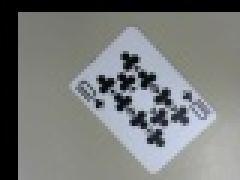
#> input picture data/10_club_14_trans4.jpg, 80 x 60 px (shown 3 times larger); its folder holds 4 pictures in this run
$ python card_datatraining.py   (Python 2 division)   (older library calls are emulated)
#> lines starting #> are read from the running program, lines starting #| are printed output that depends on the picture
import numpy as np
import cv2
import matplotlib.pyplot as plt
import glob
from sklearn.svm import SVC
from sklearn import neighbors
from sklearn.neural_network import MLPClassifier
from sklearn.cross_validation import cross_val_score, KFold
from scipy.stats import sem
from sklearn import metrics
from scipy.ndimage import zoom
from matplotlib.patches import Rectangle
from sklearn.preprocessing import StandardScaler

# different machine learning algrithom
svc_1 = SVC(kernel='linear', decision_function_shape='ovo')
knn = neighbors.KNeighborsClassifier(n_neighbors=5)
nn = MLPClassifier(solver='lbfgs', alpha=1e-5, hidden_layer_sizes=(15,), random_state=1)

# Get labels
def getlabel(name):

    if name == 'data/Ace':
        im_label = '1'
    elif name == 'data/2':
        im_label = '2'
    elif name == 'data/3':
        im_label = '3'
    elif name == 'data/4':
        im_label = '4'
    elif name == 'data/5':
        im_label = '5'
    elif name == 'data/6':
        im_label = '6'
    elif name == 'data/7':
        im_label = '7'
    elif name == 'data/8':
        im_label = '8'
    elif name == 'data/9':
        im_label = '9'
    elif name == 'data/10':
        im_label = '10'
    elif name == 'data/Jack':
        im_label = '11'
    elif name == 'data/Queen':
        im_label = '12'
    elif name == 'data/King':
        im_label = '13'

    return im_label

# get features based on SIFT features
def getSIFTfeatures(input_img):

    # gray = cv2.cvtColor(input_img, cv2.COLOR_BGR2GRAY)
    sift = cv2.SIFT()
    step_size = 10
    newimg = input_img
    # newimg = zoom(gray, (200. / gray.shape[0], 200. / gray.shape[1]))
    kp = [cv2.KeyPoint(x, y, step_size) for y in range(0, newimg.shape[0], step_size)
                                        for x in range(0, newimg.shape[1], step_size)]
    kp, dense = sift.compute(newimg, kp)
    im_mat = dense

    return im_mat

# get features based on edge
def getEdgefeatures(input_img):

    gray = cv2.cvtColor(input_img, cv2.COLOR_BGR2GRAY)
    input_img = zoom(gray, (300. / gray.shape[0], 400. / gray.shape[1]))
    edges = cv2.Canny(input_img,100,200)

    return edges


# ecaluate by 10-fold cross validation
def evaluate_cross_validation(clf, X, y, K):
    # create a k-fold cross validation iterator
    cv = KFold(len(y), K, shuffle=True, random_state=0)
    # by default the score used is the one returned by score method of the estimator (accuracy)
    scores = cross_val_score(clf, X, y, cv=cv)
    print clf
    print (scores)
    print ("Mean score: {0:.3f} (+/-{1:.3f})".format(
        np.mean(scores), sem(scores)))

# training and evaluting
def train_and_evaluate(clf, X_train, X_test, y_train, y_test):

    clf.fit(X_train, y_train)

    print ("Accuracy on training set:")
    print (clf.score(X_train, y_train))
    print ("Accuracy on testing set:")
    print (clf.score(X_test, y_test))

    y_pred = clf.predict(X_test)

    print ("Classification Report:")
    print (metrics.classification_report(y_test, y_pred))
    print ("Confusion Matrix:")
    print (metrics.confusion_matrix(y_test, y_pred))


def main():

    # image preprocessing
    image_list = []
    image_data = []
    image_label = []
    length = []
    scaler = StandardScaler()

    for filename in glob.glob('data/*.jpg'):
        name = filename.split("_")
        label = getlabel(name[0])
        input_img = cv2.imread(filename)
#> input_img is the input picture: shape (60, 80, 3); mean B, G, R 121.5, 122.8, 120.2
        im_feature = getSIFTfeatures(input_img)
#> in getSIFTfeatures, `im_mat = dense`:
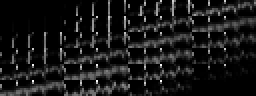
#> im_mat: shape (48, 128) float32 (shown 2 times larger); min 0, max 255, mean 23.7
        # im_feature = getEdgefeatures(input_img)
        im_data = im_feature.flatten()
#> im_data = 6144 values, max 255 at index 5136, min 0 at index 0, mean 23.72
        image_list.append(input_img)
        image_data.append(im_data)
        image_label.append(label)
#> pass 2 of the loop in main, `for filename in glob.glob('data/*.jpg'):`:
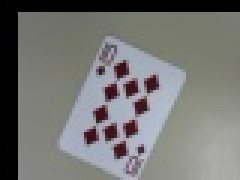
#> input picture data/10_diamond_14_trans1.jpg, 80 x 60 px (shown 3 times larger)
#> in main, input_img is the input picture: shape (60, 80, 3); mean B, G, R 115.2, 117.3, 117.3
#> in getSIFTfeatures (call 2), `im_mat = dense`:
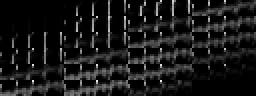
#> im_mat: shape (48, 128) float32 (shown 2 times larger); min 0, max 237, mean 24.1
#> im_data = 6144 values, max 237 at index 5136, min 0 at index 0, mean 24.1
#> pass 3 of the loop in main, `for filename in glob.glob('data/*.jpg'):`:
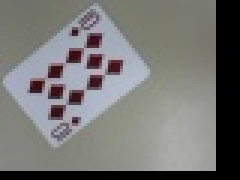
#> input picture data/10_diamond_7_trans3.jpg, 80 x 60 px (shown 3 times larger)
#> in main, input_img is the input picture: shape (60, 80, 3); mean B, G, R 116.6, 118.6, 118.7
#> in getSIFTfeatures (call 3), `im_mat = dense`:
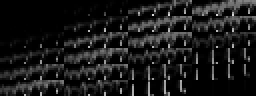
#> im_mat: shape (48, 128) float32 (shown 2 times larger); min 0, max 214, mean 24.9
#> im_data = 6144 values, max 214 at index 972, min 0 at index 0, mean 24.89
#> the loop made 4 passes; the first 3 are shown

    # machine learning
    # np.random.shuffle(image_data)
    train_data = image_data[:700]
    train_labels = image_label[:700]
    test_data = image_data[700:]
    test_labels = image_label[700:]
    # for cnn, scale the feature values
#> (the run stopped early here; a loop or call above may not have finished)
